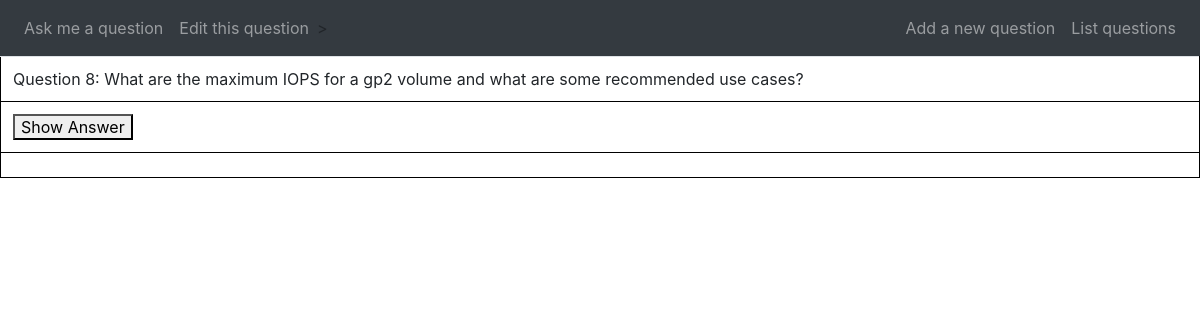
The app's page /question/8 with its own data.
### app/models.py (models this page shows, shortened)
class Question(db.Model):
    id = db.Column(db.Integer, primary_key=True)
    question = db.Column(db.String(256))
    answer = db.Column(db.String(256))
    topic = db.Column(db.String(64))
    subtopic = db.Column(db.String(64))

### app/routes.py (the view)
@app.route('/question', methods=['GET'])
@app.route('/question/<question_id>', methods=['GET'])
def display_question(question_id=None):
    if question_id is None:
        question_count = db.session.query(Question).count()
        question_id = random.randint(1,question_count)
    question = Question.query.filter_by(id=question_id).first_or_404()
    return render_template('question.html', question=question)

### app/templates/question.html (shortened to what this page needs)
{% extends 'base.html' %}
{% block question %}
<table class="table">
    <tr>
        <td>Question {{ question.id }}: {{ question.question }}</td>
    </tr>
    <tr>
        <td><button onclick="show()">Show Answer</button></td>
    </tr>
    <tr>
        <td><div id="answer" class="answer" style="display:none; white-space:pre-wrap">{{ question.answer }}</div></td>
    </tr>
</table>
<br>
{% endblock %}

### app/templates/base.html (style rules this page uses)
td { vertical-align: top; border: 1px solid black; padding: 5px; }

### records on screen
Question: id "8", question "What are the maximum IOPS for a gp2 volume and what are some recommended use cases?"
